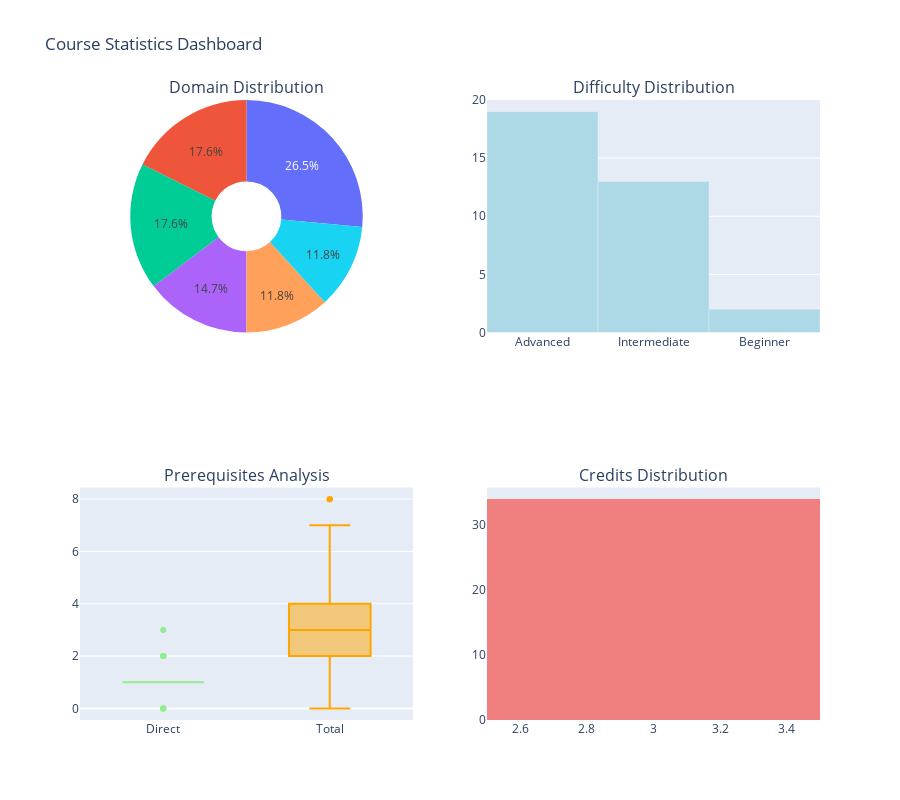

This figure's notebook cell:
### Code cell
# Create visualizations for course statistics
fig = make_subplots(
    rows=2, cols=2,
    subplot_titles=['Domain Distribution', 'Difficulty Distribution', 
                   'Prerequisites Analysis', 'Credits Distribution'],
    specs=[[{"type": "pie"}, {"type": "bar"}],
           [{"type": "box"}, {"type": "histogram"}]]
)

# Domain distribution pie chart
domain_counts = courses_df['Domain'].value_counts()
fig.add_trace(go.Pie(
    labels=domain_counts.index, values=domain_counts.values,
    name="Domain Distribution", hole=0.3
), row=1, col=1)

# Difficulty distribution bar chart
difficulty_counts = courses_df['Difficulty'].value_counts()
fig.add_trace(go.Bar(
    x=difficulty_counts.index, y=difficulty_counts.values,
    name="Difficulty Distribution", marker_color='lightblue'
), row=1, col=2)

# Prerequisites analysis box plot
fig.add_trace(go.Box(
    y=courses_df['Direct_Prerequisites'], name="Direct",
    marker_color='lightgreen'
), row=2, col=1)
fig.add_trace(go.Box(
    y=courses_df['Total_Prerequisites'], name="Total",
    marker_color='orange'
), row=2, col=1)

# Credits distribution histogram
fig.add_trace(go.Histogram(
    x=courses_df['Credits'], name="Credits",
    marker_color='lightcoral', nbinsx=5
), row=2, col=2)

fig.update_layout(
    title_text="Course Statistics Dashboard",
    height=800, showlegend=False
)

fig.show()

# Additional analysis: Most connected courses
print("\n🔗 MOST CONNECTED COURSES (by prerequisites required)")
top_prereq_courses = courses_df.nlargest(10, 'Total_Prerequisites')[['Course', 'Name', 'Domain', 'Total_Prerequisites']]
print(top_prereq_courses.to_string(index=False))

print("\n🚪 ENTRY-LEVEL COURSES (no prerequisites)")
entry_courses = courses_df[courses_df['Direct_Prerequisites'] == 0][['Course', 'Name', 'Domain']]
print(entry_courses.to_string(index=False))

### Figure 1 — Plotly figure (JSON) as saved in the notebook; plotly's stock layout.template omitted (floating-point values rounded to 4 significant figures)
{"data": [{"domain": {"x": [0, 0.45], "y": [0.625, 1]}, "hole": 0.3, "labels": ["Software Engineering", "Data Science", "AI", "Theory", "Systems", "Security"], "name": "Domain Distribution", "type": "pie", "values": [9, 6, 6, 5, 4, 4]}, {"marker": {"color": "lightblue"}, "name": "Difficulty Distribution", "type": "bar", "x": ["Advanced", "Intermediate", "Beginner"], "xaxis": "x", "y": [19, 13, 2], "yaxis": "y"}, {"marker": {"color": "lightgreen"}, "name": "Direct", "type": "box", "xaxis": "x2", "y": [0, 1, 2, 1, 1, 1, 1, 1, 0, 0, 0, 1, 1, 3, 1, 1, 1, 2, 2, 2, 1, 1, 1, 2, 1, 1, 1, 1, 1, 1, 1, 1, 1, 1], "yaxis": "y2"}, {"marker": {"color": "orange"}, "name": "Total", "type": "box", "xaxis": "x2", "y": [0, 1, 3, 1, 2, 2, 2, 2, 0, 0, 0, 1, 4, 7, 8, 8, 8, 7, 4, 4, 2, 1, 3, 5, 4, 4, 3, 2, 3, 3, 3, 4, 3, 2], "yaxis": "y2"}, {"marker": {"color": "lightcoral"}, "name": "Credits", "nbinsx": 5, "type": "histogram", "x": [3, 3, 3, 3, 3, 3, 3, 3, 3, 3, 3, 3, 3, 3, 3, 3, 3, 3, 3, 3, 3, 3, 3, 3, 3, 3, 3, 3, 3, 3, 3, 3, 3, 3], "xaxis": "x3", "yaxis": "y3"}], "layout": {"annotations": [{"font": {"size": 16}, "showarrow": false, "text": "Domain Distribution", "x": 0.225, "xanchor": "center", "xref": "paper", "y": 1, "yanchor": "bottom", "yref": "paper"}, {"font": {"size": 16}, "showarrow": false, "text": "Difficulty Distribution", "x": 0.775, "xanchor": "center", "xref": "paper", "y": 1, "yanchor": "bottom", "yref": "paper"}, {"font": {"size": 16}, "showarrow": false, "text": "Prerequisites Analysis", "x": 0.225, "xanchor": "center", "xref": "paper", "y": 0.375, "yanchor": "bottom", "yref": "paper"}, {"font": {"size": 16}, "showarrow": false, "text": "Credits Distribution", "x": 0.775, "xanchor": "center", "xref": "paper", "y": 0.375, "yanchor": "bottom", "yref": "paper"}], "height": 800, "showlegend": false, "title": {"text": "Course Statistics Dashboard"}, "xaxis": {"anchor": "y", "domain": [0.55, 1]}, "xaxis2": {"anchor": "y2", "domain": [0, 0.45]}, "xaxis3": {"anchor": "y3", "domain": [0.55, 1]}, "yaxis": {"anchor": "x", "domain": [0.625, 1]}, "yaxis2": {"anchor": "x2", "domain": [0, 0.375]}, "yaxis3": {"anchor": "x3", "domain": [0, 0.375]}}}
